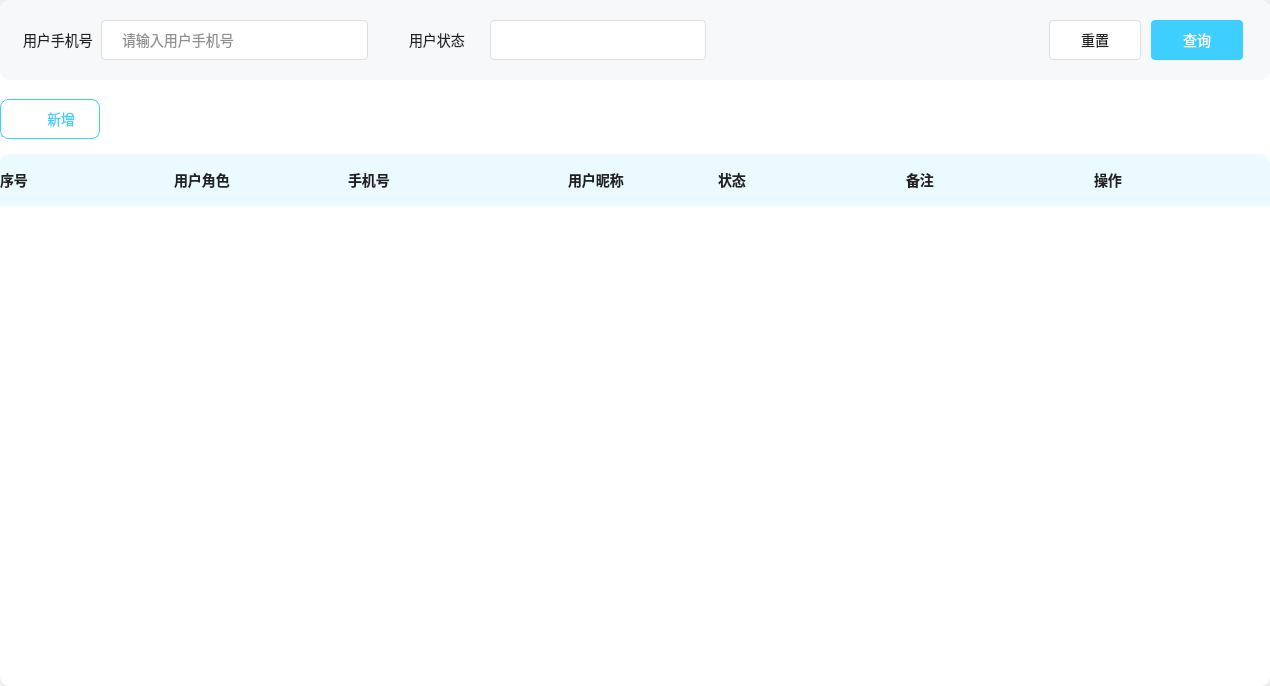
<?xml version="1.0" encoding="UTF-8"?>
<ui version="4.0">
 <class>RoleTable</class>
 <widget class="QWidget" name="RoleTable">
  <property name="geometry">
   <rect>
    <x>0</x>
    <y>0</y>
    <width>1270</width>
    <height>686</height>
   </rect>
  </property>
  <property name="windowTitle">
   <string>Form</string>
  </property>
  <layout class="QVBoxLayout" name="verticalLayout">
   <property name="spacing">
    <number>0</number>
   </property>
   <property name="leftMargin">
    <number>0</number>
   </property>
   <property name="topMargin">
    <number>0</number>
   </property>
   <property name="rightMargin">
    <number>0</number>
   </property>
   <property name="bottomMargin">
    <number>0</number>
   </property>
   <item>
    <widget class="QWidget" name="roleTableBg" native="true">
     <property name="styleSheet">
      <string notr="true">#roleTableBg{
border-radius : 10px;
background-color : #FFFFFF;
}
*{
font-size : 14px;
font-family : 微软雅⿊;
}</string>
     </property>
     <layout class="QVBoxLayout" name="verticalLayout_2">
      <property name="spacing">
       <number>0</number>
      </property>
      <property name="leftMargin">
       <number>0</number>
      </property>
      <property name="topMargin">
       <number>0</number>
      </property>
      <property name="rightMargin">
       <number>0</number>
      </property>
      <property name="bottomMargin">
       <number>0</number>
      </property>
      <item>
       <widget class="QWidget" name="inputArea" native="true">
        <property name="minimumSize">
         <size>
          <width>0</width>
          <height>80</height>
         </size>
        </property>
        <property name="maximumSize">
         <size>
          <width>16777215</width>
          <height>80</height>
         </size>
        </property>
        <property name="styleSheet">
         <string notr="true">#inputArea{
border-radius : 10px;
background-color : #F7F8FA;
}</string>
        </property>
        <layout class="QHBoxLayout" name="horizontalLayout">
         <property name="spacing">
          <number>41</number>
         </property>
         <property name="leftMargin">
          <number>23</number>
         </property>
         <property name="topMargin">
          <number>0</number>
         </property>
         <property name="rightMargin">
          <number>27</number>
         </property>
         <property name="bottomMargin">
          <number>0</number>
         </property>
         <item>
          <widget class="QWidget" name="adminPhoneBox" native="true">
           <property name="minimumSize">
            <size>
             <width>345</width>
             <height>0</height>
            </size>
           </property>
           <property name="maximumSize">
            <size>
             <width>345</width>
             <height>16777215</height>
            </size>
           </property>
           <layout class="QHBoxLayout" name="horizontalLayout_2">
            <property name="spacing">
             <number>8</number>
            </property>
            <property name="leftMargin">
             <number>0</number>
            </property>
            <property name="topMargin">
             <number>0</number>
            </property>
            <property name="rightMargin">
             <number>0</number>
            </property>
            <property name="bottomMargin">
             <number>0</number>
            </property>
            <item>
             <widget class="QLabel" name="phoneLabel">
              <property name="styleSheet">
               <string notr="true">color : #222222;</string>
              </property>
              <property name="text">
               <string>用户手机号</string>
              </property>
             </widget>
            </item>
            <item>
             <widget class="QLineEdit" name="phone">
              <property name="minimumSize">
               <size>
                <width>0</width>
                <height>40</height>
               </size>
              </property>
              <property name="maximumSize">
               <size>
                <width>16777215</width>
                <height>40</height>
               </size>
              </property>
              <property name="styleSheet">
               <string notr="true">#phone{
color : #222222;
background : #FFFFFF;
border-radius : 4px;
border : 1px solid #DCDEE0;
padding-left : 18px;
}</string>
              </property>
              <property name="placeholderText">
               <string>请输入用户手机号</string>
              </property>
             </widget>
            </item>
           </layout>
          </widget>
         </item>
         <item>
          <widget class="QWidget" name="adminStatusBox" native="true">
           <property name="minimumSize">
            <size>
             <width>297</width>
             <height>0</height>
            </size>
           </property>
           <property name="maximumSize">
            <size>
             <width>297</width>
             <height>16777215</height>
            </size>
           </property>
           <layout class="QHBoxLayout" name="horizontalLayout_3">
            <property name="spacing">
             <number>7</number>
            </property>
            <property name="leftMargin">
             <number>0</number>
            </property>
            <property name="topMargin">
             <number>0</number>
            </property>
            <property name="rightMargin">
             <number>0</number>
            </property>
            <property name="bottomMargin">
             <number>0</number>
            </property>
            <item>
             <widget class="QLabel" name="status">
              <property name="minimumSize">
               <size>
                <width>74</width>
                <height>0</height>
               </size>
              </property>
              <property name="maximumSize">
               <size>
                <width>74</width>
                <height>16777215</height>
               </size>
              </property>
              <property name="styleSheet">
               <string notr="true">color : #222222;</string>
              </property>
              <property name="text">
               <string>用户状态</string>
              </property>
             </widget>
            </item>
            <item>
             <widget class="QComboBox" name="userStatus">
              <property name="minimumSize">
               <size>
                <width>0</width>
                <height>40</height>
               </size>
              </property>
              <property name="maximumSize">
               <size>
                <width>16777215</width>
                <height>40</height>
               </size>
              </property>
              <property name="styleSheet">
               <string notr="true">#userStatus {
background-color: #FFFFFF;
border: 1px solid #DCDEE0;
border-radius: 4px;
color: #222222;
padding-left: 16px;
line-height: 40px;
}
#userStatus::drop-down {
border: none;
width: 33px;
}
#userStatus::down-arrow {
width: 15px;
background-color: transparent;
image: url(:/images/admin/triangle.png);
}
#userStatus QAbstractItemView {
outline: 0px;
}
#userStatus QAbstractItemView::item {
color: #222222;
padding-left:16px;
background-color: #FFFFFF;
height: 30px;
}
#userStatus QAbstractItemView::item:selected {
background-color: #409CE1;
color: #FFFFFF;
}</string>
              </property>
             </widget>
            </item>
           </layout>
          </widget>
         </item>
         <item>
          <spacer name="horizontalSpacer">
           <property name="orientation">
            <enum>Qt::Orientation::Horizontal</enum>
           </property>
           <property name="sizeHint" stdset="0">
            <size>
             <width>234</width>
             <height>20</height>
            </size>
           </property>
          </spacer>
         </item>
         <item>
          <widget class="QWidget" name="btnOperatorBox" native="true">
           <property name="minimumSize">
            <size>
             <width>194</width>
             <height>0</height>
            </size>
           </property>
           <property name="maximumSize">
            <size>
             <width>194</width>
             <height>16777215</height>
            </size>
           </property>
           <layout class="QHBoxLayout" name="horizontalLayout_4">
            <property name="spacing">
             <number>10</number>
            </property>
            <property name="leftMargin">
             <number>0</number>
            </property>
            <property name="topMargin">
             <number>0</number>
            </property>
            <property name="rightMargin">
             <number>0</number>
            </property>
            <property name="bottomMargin">
             <number>0</number>
            </property>
            <item>
             <widget class="QPushButton" name="resetBtn">
              <property name="minimumSize">
               <size>
                <width>0</width>
                <height>40</height>
               </size>
              </property>
              <property name="maximumSize">
               <size>
                <width>16777215</width>
                <height>40</height>
               </size>
              </property>
              <property name="styleSheet">
               <string notr="true">#resetBtn{
color : #222222;
background-color: #FFFFFF;
border-radius: 4px;
border: 1px solid #DCDEE0;
}</string>
              </property>
              <property name="text">
               <string>重置</string>
              </property>
             </widget>
            </item>
            <item>
             <widget class="QPushButton" name="queryBtn">
              <property name="minimumSize">
               <size>
                <width>0</width>
                <height>40</height>
               </size>
              </property>
              <property name="maximumSize">
               <size>
                <width>16777215</width>
                <height>40</height>
               </size>
              </property>
              <property name="styleSheet">
               <string notr="true">#queryBtn{
color : #FFFFFF;
background-color: #3ECEFF;
border-radius: 4px;
}</string>
              </property>
              <property name="text">
               <string>查询</string>
              </property>
             </widget>
            </item>
           </layout>
          </widget>
         </item>
        </layout>
       </widget>
      </item>
      <item>
       <widget class="QWidget" name="insertBtnArea" native="true">
        <property name="minimumSize">
         <size>
          <width>0</width>
          <height>74</height>
         </size>
        </property>
        <property name="maximumSize">
         <size>
          <width>16777215</width>
          <height>74</height>
         </size>
        </property>
        <widget class="QPushButton" name="insertBtn">
         <property name="geometry">
          <rect>
           <x>0</x>
           <y>19</y>
           <width>100</width>
           <height>40</height>
          </rect>
         </property>
         <property name="styleSheet">
          <string notr="true">#insertBtn{
color : #3ECEFF;
background-color : #FFFFFF;
border-radius: 8px;
border: 1px solid #3ECEFF;
padding :10px 25px 10px 47px;
}</string>
         </property>
         <property name="text">
          <string>新增</string>
         </property>
        </widget>
        <widget class="QLabel" name="addLabel">
         <property name="geometry">
          <rect>
           <x>25</x>
           <y>33</y>
           <width>12</width>
           <height>12</height>
          </rect>
         </property>
         <property name="styleSheet">
          <string notr="true">#addLabel{
border-image : url(:/images/admin/add.png);
}</string>
         </property>
         <property name="text">
          <string/>
         </property>
        </widget>
       </widget>
      </item>
      <item>
       <widget class="QWidget" name="tableTitleArea" native="true">
        <property name="minimumSize">
         <size>
          <width>0</width>
          <height>52</height>
         </size>
        </property>
        <property name="maximumSize">
         <size>
          <width>16777215</width>
          <height>52</height>
         </size>
        </property>
        <property name="styleSheet">
         <string notr="true">#tableTitleArea{
background-color: #EBFAFF;
border-top-left-radius: 10px;
border-top-right-radius: 10px;
border-bottom-left-radius: 0;
border-bottom-right-radius: 0;
}
#tableTitleArea QLabel {
font-weight: bold;
color: #222222;
line-height: 20px;
}</string>
        </property>
        <layout class="QHBoxLayout" name="horizontalLayout_5">
         <property name="spacing">
          <number>0</number>
         </property>
         <property name="leftMargin">
          <number>0</number>
         </property>
         <property name="topMargin">
          <number>0</number>
         </property>
         <property name="rightMargin">
          <number>0</number>
         </property>
         <property name="bottomMargin">
          <number>0</number>
         </property>
         <item>
          <widget class="QLabel" name="idLabel">
           <property name="minimumSize">
            <size>
             <width>174</width>
             <height>0</height>
            </size>
           </property>
           <property name="maximumSize">
            <size>
             <width>174</width>
             <height>16777215</height>
            </size>
           </property>
           <property name="text">
            <string>序号</string>
           </property>
          </widget>
         </item>
         <item>
          <widget class="QLabel" name="roleLabel">
           <property name="minimumSize">
            <size>
             <width>174</width>
             <height>0</height>
            </size>
           </property>
           <property name="maximumSize">
            <size>
             <width>174</width>
             <height>16777215</height>
            </size>
           </property>
           <property name="text">
            <string>用户角色</string>
           </property>
          </widget>
         </item>
         <item>
          <widget class="QLabel" name="telphoneLabel">
           <property name="minimumSize">
            <size>
             <width>220</width>
             <height>0</height>
            </size>
           </property>
           <property name="maximumSize">
            <size>
             <width>220</width>
             <height>16777215</height>
            </size>
           </property>
           <property name="text">
            <string>手机号</string>
           </property>
          </widget>
         </item>
         <item>
          <widget class="QLabel" name="nameLabel">
           <property name="minimumSize">
            <size>
             <width>150</width>
             <height>0</height>
            </size>
           </property>
           <property name="maximumSize">
            <size>
             <width>150</width>
             <height>16777215</height>
            </size>
           </property>
           <property name="text">
            <string>用户昵称</string>
           </property>
          </widget>
         </item>
         <item>
          <widget class="QLabel" name="statusLabel">
           <property name="minimumSize">
            <size>
             <width>188</width>
             <height>0</height>
            </size>
           </property>
           <property name="maximumSize">
            <size>
             <width>188</width>
             <height>16777215</height>
            </size>
           </property>
           <property name="text">
            <string>状态</string>
           </property>
          </widget>
         </item>
         <item>
          <widget class="QLabel" name="commentLabel">
           <property name="minimumSize">
            <size>
             <width>188</width>
             <height>0</height>
            </size>
           </property>
           <property name="maximumSize">
            <size>
             <width>188</width>
             <height>16777215</height>
            </size>
           </property>
           <property name="text">
            <string>备注</string>
           </property>
          </widget>
         </item>
         <item>
          <widget class="QLabel" name="operationLabel">
           <property name="text">
            <string>操作</string>
           </property>
          </widget>
         </item>
        </layout>
       </widget>
      </item>
      <item>
       <widget class="QWidget" name="adminInfoArea" native="true">
        <property name="minimumSize">
         <size>
          <width>0</width>
          <height>408</height>
         </size>
        </property>
        <property name="maximumSize">
         <size>
          <width>16777215</width>
          <height>408</height>
         </size>
        </property>
        <property name="styleSheet">
         <string notr="true"/>
        </property>
        <layout class="QVBoxLayout" name="verticalLayout_3">
         <property name="spacing">
          <number>0</number>
         </property>
         <property name="leftMargin">
          <number>0</number>
         </property>
         <property name="topMargin">
          <number>0</number>
         </property>
         <property name="rightMargin">
          <number>0</number>
         </property>
         <property name="bottomMargin">
          <number>15</number>
         </property>
         <item>
          <widget class="QScrollArea" name="scrollArea">
           <property name="styleSheet">
            <string notr="true">#scrollArea {
border : none;
background-color: #FFFFFF;
}
QScrollBar:vertical{ /*垂直滚动条*/
border : none;
background-color : #FFFFFF;
width : 10px;
}
QScrollBar::handle:vertical{ /*设置垂直滚动条⼿柄*/
border : none;
border-radius : 5px;
background-color : #E8E8E8;
min-height: 134px;
}
QScrollBar::up-arrow:vertical, QScrollBar::down-arrow:vertical {
border:none;
width: 0px;
height: 0px;
}
QScrollBar:horizontal {
height: 0px;
}</string>
           </property>
           <property name="widgetResizable">
            <bool>true</bool>
           </property>
           <widget class="QWidget" name="scrollAreaWidgetContents">
            <property name="geometry">
             <rect>
              <x>0</x>
              <y>0</y>
              <width>1270</width>
              <height>393</height>
             </rect>
            </property>
            <property name="styleSheet">
             <string notr="true">#scrollAreaWidgetContents{
background:rgb(255, 255, 255)
}</string>
            </property>
            <layout class="QVBoxLayout" name="verticalLayout_4">
             <property name="spacing">
              <number>0</number>
             </property>
             <property name="leftMargin">
              <number>0</number>
             </property>
             <property name="topMargin">
              <number>0</number>
             </property>
             <property name="rightMargin">
              <number>0</number>
             </property>
             <property name="bottomMargin">
              <number>0</number>
             </property>
             <item>
              <layout class="QVBoxLayout" name="layout">
               <property name="spacing">
                <number>0</number>
               </property>
               <property name="bottomMargin">
                <number>11</number>
               </property>
              </layout>
             </item>
            </layout>
           </widget>
          </widget>
         </item>
        </layout>
       </widget>
      </item>
      <item>
       <widget class="QWidget" name="paginatorArea" native="true">
        <property name="styleSheet">
         <string notr="true"/>
        </property>
       </widget>
      </item>
     </layout>
    </widget>
   </item>
  </layout>
 </widget>
 <resources/>
 <connections/>
</ui>
